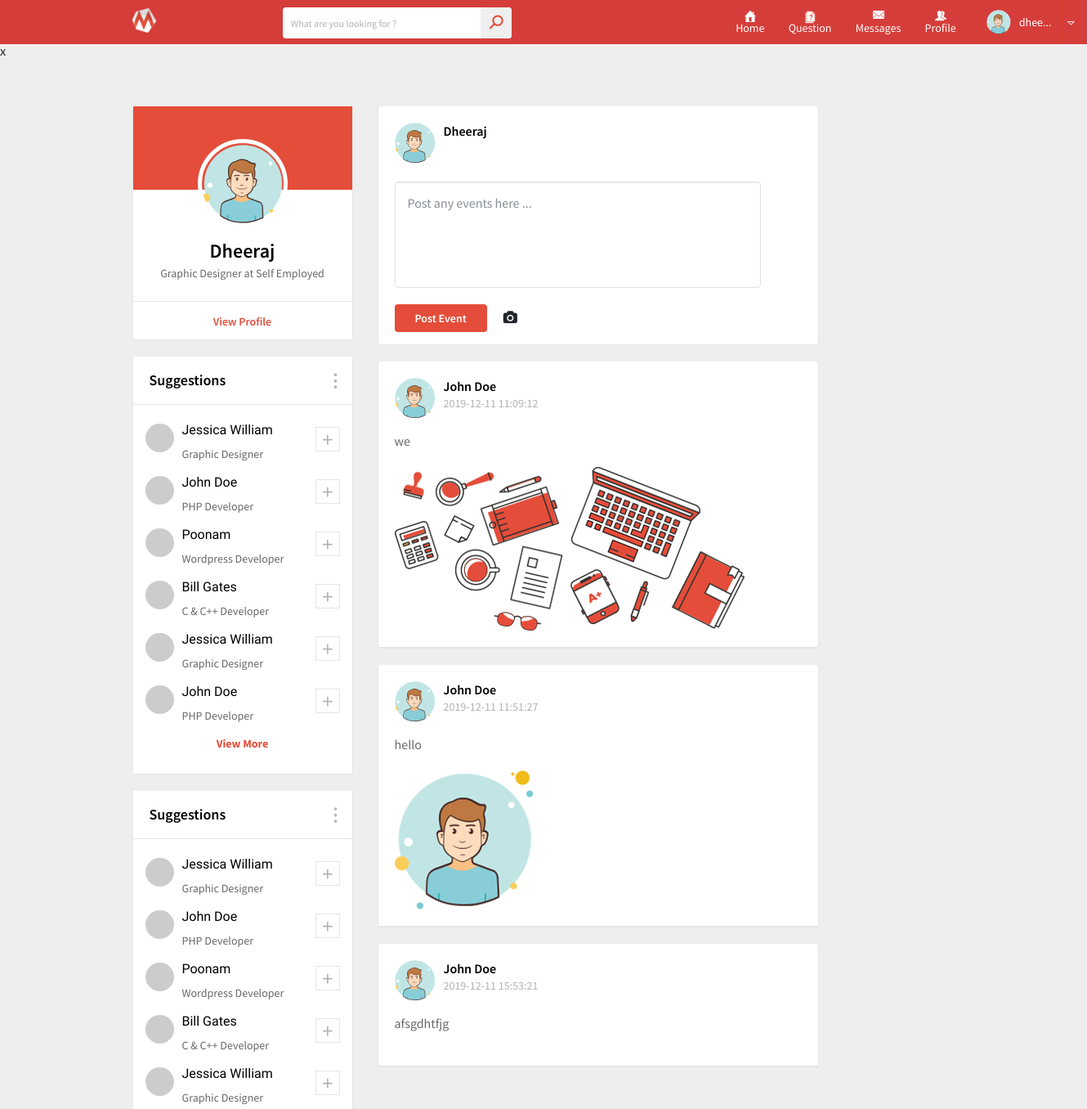
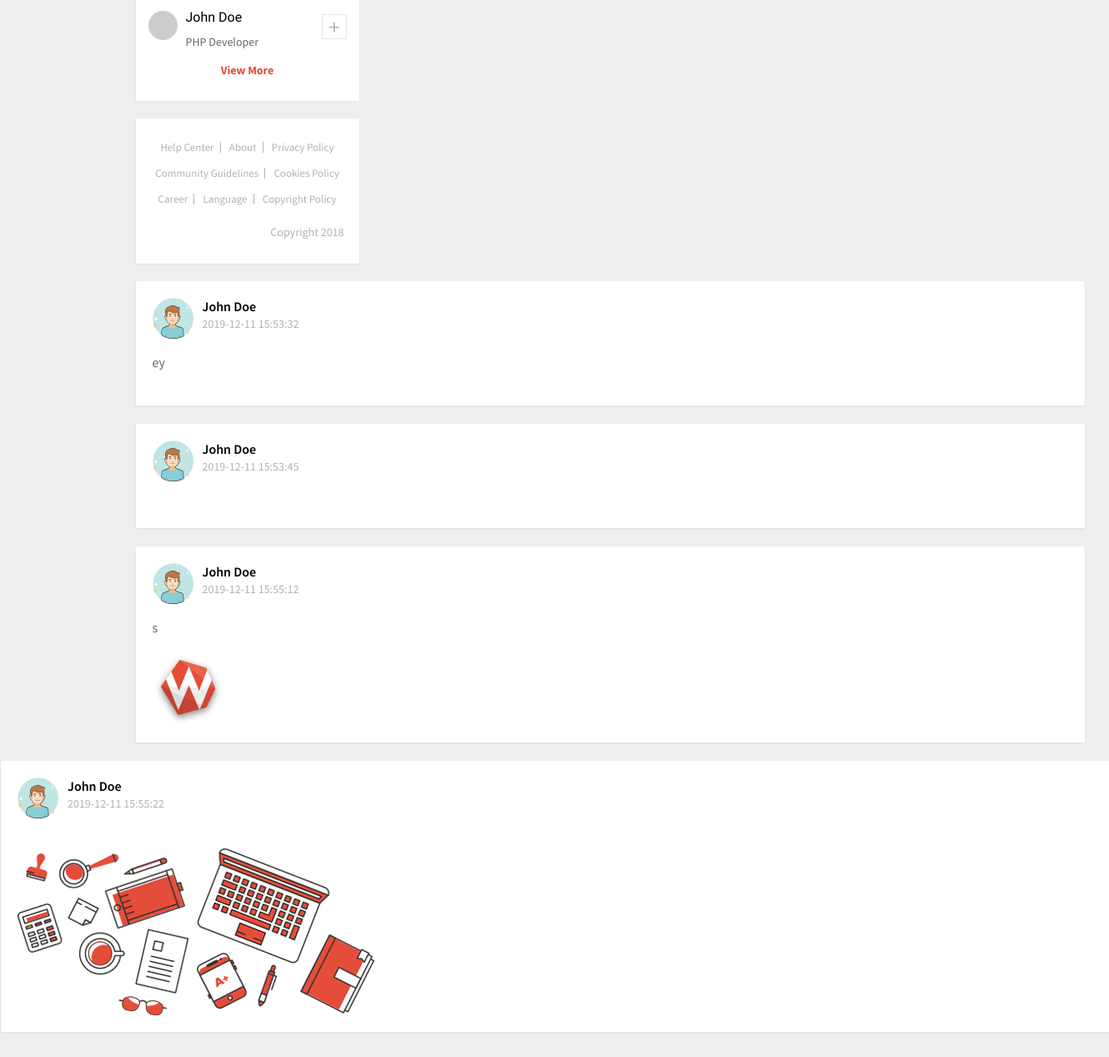
Page /event.php (signed in) on the committed database (2 pictures, top to bottom).
### tables this page shows
CREATE TABLE `events` (
  `id` int(11) NOT NULL,
  `topic` varchar(100) NOT NULL,
  `describe` varchar(1000) NOT NULL,
  `image` text NOT NULL,
  `confirm` int(10) NOT NULL,
  `time` timestamp NOT NULL DEFAULT CURRENT_TIMESTAMP
);

### event.php (the view, shortened to what this page needs)
<?php
	include('database_connection.php');
?>
<html>
<head>
<?php
		include('head_links.php');
		?>
</head>
<body>
	<div class="wrapper">
		<?php
		include('header.php');
		?>
		<main>
				<div class="container">
					<div class="main-section-data">
						<div class="row">
						<div class="col-lg-3 col-md-4 pd-left-none no-pd">
								<div class="main-left-sidebar no-margin">
									<div class="user-data full-width">
										<div class="user-profile">
											<div class="username-dt">
												<div class="usr-pic">
													<img src="images/user_big.png" alt="">
												</div>
											</div>
											<div class="user-specs">
												<h3><?php echo $_SESSION['username'];  ?></h3>
												<span>Graphic Designer at Self Employed</span>
											</div>
										</div>
										<ul class="user-fw-status">
											<li>
												<a href="my_profile.php" title="">View Profile</a>
											</li>
										</ul>
									</div>
									<div class="suggestions full-width">
										<div class="sd-title">
											<h3>Suggestions</h3>
											<i class="la la-ellipsis-v"></i>
										</div>
										<div class="suggestions-list">
											<div class="suggestion-usd">
												<img src="http://via.placeholder.com/35x35" alt="">
												<div class="sgt-text">
													<h4>Jessica William</h4>
													<span>Graphic Designer</span>
												</div>
												<span><i class="la la-plus"></i></span>
											</div>
											<div class="suggestion-usd">
												<img src="http://via.placeholder.com/35x35" alt="">
												<div class="sgt-text">
													<h4>John Doe</h4>
													<span>PHP Developer</span>
												</div>
												<span><i class="la la-plus"></i></span>
											</div>
											<div class="suggestion-usd">
												<img src="http://via.placeholder.com/35x35" alt="">
												<div class="sgt-text">
													<h4>Poonam</h4>
													<span>Wordpress Developer</span>
												</div>
												<span><i class="la la-plus"></i></span>
											</div>
											<div class="suggestion-usd">
												<img src="http://via.placeholder.com/35x35" alt="">
												<div class="sgt-text">
													<h4>Bill Gates</h4>
													<span>C &amp; C++ Developer</span>
												</div>
												<span><i class="la la-plus"></i></span>
											</div>
											<div class="suggestion-usd">
												<img src="http://via.placeholder.com/35x35" alt="">
												<div class="sgt-text">
													<h4>Jessica William</h4>
													<span>Graphic Designer</span>
												</div>
												<span><i class="la la-plus"></i></span>
											</div>
											<div class="suggestion-usd">
												<img src="http://via.placeholder.com/35x35" alt="">
												<div class="sgt-text">
													<h4>John Doe</h4>
													<span>PHP Developer</span>
												</div>
												<span><i class="la la-plus"></i></span>
											</div>
											<div class="view-more">
												<a href="#" title="">View More</a>
											</div>
										</div>
									</div>
									<div class="suggestions full-width">
										<div class="sd-title">
											<h3>Suggestions</h3>
											<i class="la la-ellipsis-v"></i>
										</div>
										<div class="suggestions-list">
											<div class="suggestion-usd">
												<img src="http://via.placeholder.com/35x35" alt="">
												<div class="sgt-text">
													<h4>Jessica William</h4>
													<span>Graphic Designer</span>
												</div>
												<span><i class="la la-plus"></i></span>
											</div>
											<div class="suggestion-usd">
												<img src="http://via.placeholder.com/35x35" alt="">
												<div class="sgt-text">
													<h4>John Doe</h4>
													<span>PHP Developer</span>
												</div>
												<span><i class="la la-plus"></i></span>
											</div>
											<div class="suggestion-usd">
												<img src="http://via.placeholder.com/35x35" alt="">
												<div class="sgt-text">
													<h4>Poonam</h4>
													<span>Wordpress Developer</span>
												</div>
												<span><i class="la la-plus"></i></span>
											</div>
											<div class="suggestion-usd">
												<img src="http://via.placeholder.com/35x35" alt="">
												<div class="sgt-text">
													<h4>Bill Gates</h4>
													<span>C &amp; C++ Developer</span>
												</div>
												<span><i class="la la-plus"></i></span>
											</div>
											<div class="suggestion-usd">
												<img src="http://via.placeholder.com/35x35" alt="">
												<div class="sgt-text">
													<h4>Jessica William</h4>
													<span>Graphic Designer</span>
												</div>
												<span><i class="la la-plus"></i></span>
											</div>
											<div class="suggestion-usd">
												<img src="http://via.placeholder.com/35x35" alt="">
												<div class="sgt-text">
													<h4>John Doe</h4>
													<span>PHP Developer</span>
												</div>
												<span><i class="la la-plus"></i></span>
											</div>
											<div class="view-more">
												<a href="#" title="">View More</a>
											</div>
										</div>
									</div>
									<div class="tags-sec full-width">
										<ul>
											<li><a href="#" title="">Help Center</a></li>
											<li><a href="#" title="">About</a></li>
											<li><a href="#" title="">Privacy Policy</a></li>
											<li><a href="#" title="">Community Guidelines</a></li>
											<li><a href="#" title="">Cookies Policy</a></li>
											<li><a href="#" title="">Career</a></li>
											<li><a href="#" title="">Language</a></li>
											<li><a href="#" title="">Copyright Policy</a></li>
										</ul>
										<div class="cp-sec">
											<p><img src="images/cp.png" alt="">Copyright 2018</p>
										</div>
									</div>
								</div>
							</div>
							<div class="col-lg-6 col-md-8 no-pd">
									<div class="main-ws-sec">
									<div class="posts-section">
									  <div class="post-bar">
							    <div class="post_topbar">
								<div class="usy-dt">
													<img src="images/user_small.png" alt="">
													<div class="usy-name">
														<h3><?php echo $_SESSION['username'];  ?></h3><br><br><br>
													</div>
												</div>
									<div class="post_comment_sec">
										<form method="post" action="askq.php" enctype="multipart/form-data">
											<textarea name="describe" type="text" id="inputEmail" class="form-control" placeholder="Post any events here ..." ></textarea>
                                 <table>
								 <tr> <td>
								 <button type="submit" name="upload" class="save">Post Event</button></td><td>
										  <div class="image-upload" style="padding-left:20px;" >
										   <label for="file-input">
										   <i style=" margin-top:11px;" class="fa fa-camera"></i>
										   </label>
										   </div>
					                    </td></tr> </table>
										</form>
									</div>
								</div>
								</div>
								</div>
									<div class="posts-section">
<?php
$query = "SELECT * FROM events where confirm=1;";
$statement = $connect->prepare($query);
	$statement->execute();
$result=$statement->fetchAll();
foreach($result as $row)
{
?>
	<div class="post-bar">
		<div class="post_topbar">
			<div class="usy-dt">
				<img src="images/user_small.png" alt="">
				<div class="usy-name">
					<h3>John Doe</h3>
					<span><?php echo $row["time"]; ?></span>
				</div>
			</div>
		</div>
		<div class="job_descp">
			<p><?php echo $row["describe"]; ?></p>
			 <img src="images/<?php echo $row['image']; ?>" style="max-width:1000px;" alt="" />
		</div>
	</div>
	</div>
<?php
}
?>
</body>
</html>

### rows in the picture
events: time "2019-12-11 11:09:12", describe "we", image (picture)
events: time "2019-12-11 11:51:27", describe "hello", image (picture)
events: time "2019-12-11 15:53:21", describe "afsgdhtfjg"
events: time "2019-12-11 15:53:32", describe "ey"
events: time "2019-12-11 15:53:45"
events: time "2019-12-11 15:55:12", describe "s", image (picture)
events: time "2019-12-11 15:55:22", image (picture)

### other values in the picture
substr($_SESSION['username'],0,4) "dhee"
$_SESSION['username'] "Dheeraj"
